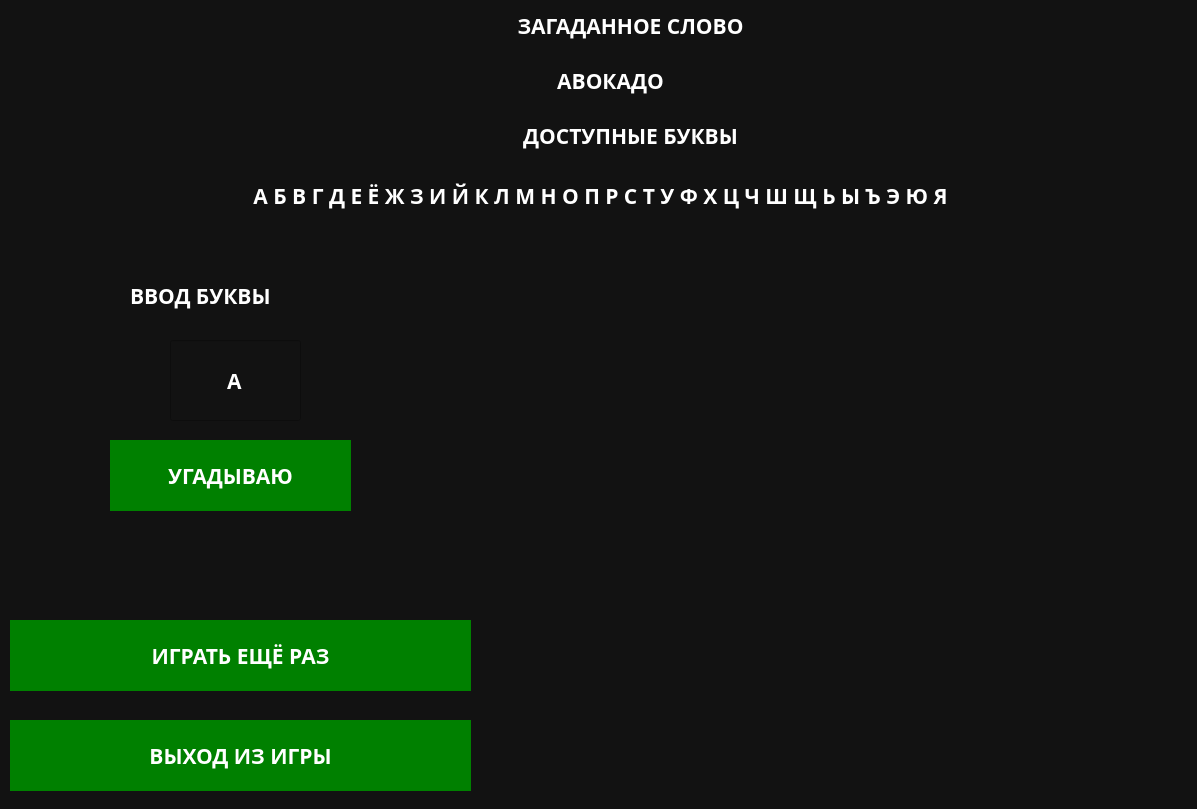
<?xml version="1.0" encoding="UTF-8"?>
<ui version="4.0">
 <class>MainWindow</class>
 <widget class="QMainWindow" name="MainWindow">
  <property name="geometry">
   <rect>
    <x>0</x>
    <y>0</y>
    <width>1197</width>
    <height>809</height>
   </rect>
  </property>
  <property name="font">
   <font>
    <family>Rubik</family>
    <pointsize>16</pointsize>
    <weight>75</weight>
    <bold>true</bold>
   </font>
  </property>
  <property name="windowTitle">
   <string>MainWindow</string>
  </property>
  <property name="styleSheet">
   <string notr="true">QWidget {
	color: white;
	background-color: #121212;
	font-family: Rubik;
	font-size: 16pt;
	font-weight: 600;
}
QPushButton {
	background-color: green;
	border: none;
}
QPushButton:hover {
	background-color: #7CFC00;
}

QPushButton:pressed {
	background-color: #228B22;
}

pushButton {
	background-color: white;
	border: none;
}</string>
  </property>
  <widget class="QWidget" name="centralwidget">
   <widget class="QLabel" name="label">
    <property name="geometry">
     <rect>
      <x>480</x>
      <y>10</y>
      <width>301</width>
      <height>31</height>
     </rect>
    </property>
    <property name="text">
     <string>ЗАГАДАННОЕ СЛОВО</string>
    </property>
    <property name="alignment">
     <set>Qt::AlignCenter</set>
    </property>
   </widget>
   <widget class="QLabel" name="word">
    <property name="geometry">
     <rect>
      <x>300</x>
      <y>60</y>
      <width>621</width>
      <height>41</height>
     </rect>
    </property>
    <property name="font">
     <font>
      <family>Rubik</family>
      <pointsize>16</pointsize>
      <weight>75</weight>
      <bold>true</bold>
     </font>
    </property>
    <property name="text">
     <string>АВОКАДО</string>
    </property>
    <property name="alignment">
     <set>Qt::AlignCenter</set>
    </property>
   </widget>
   <widget class="QLabel" name="label_2">
    <property name="geometry">
     <rect>
      <x>480</x>
      <y>120</y>
      <width>301</width>
      <height>31</height>
     </rect>
    </property>
    <property name="text">
     <string>ДОСТУПНЫЕ БУКВЫ</string>
    </property>
    <property name="alignment">
     <set>Qt::AlignCenter</set>
    </property>
   </widget>
   <widget class="QLabel" name="label_3">
    <property name="geometry">
     <rect>
      <x>10</x>
      <y>170</y>
      <width>1181</width>
      <height>51</height>
     </rect>
    </property>
    <property name="text">
     <string>А Б В Г Д Е Ё Ж З И Й К Л М Н О П Р С Т У Ф Х Ц Ч Ш Щ Ь Ы Ъ Э Ю Я</string>
    </property>
    <property name="textFormat">
     <enum>Qt::AutoText</enum>
    </property>
    <property name="alignment">
     <set>Qt::AlignCenter</set>
    </property>
   </widget>
   <widget class="QLineEdit" name="lineEdit">
    <property name="geometry">
     <rect>
      <x>170</x>
      <y>340</y>
      <width>131</width>
      <height>81</height>
     </rect>
    </property>
    <property name="text">
     <string>А</string>
    </property>
    <property name="maxLength">
     <number>1</number>
    </property>
    <property name="alignment">
     <set>Qt::AlignCenter</set>
    </property>
   </widget>
   <widget class="QLabel" name="label_4">
    <property name="geometry">
     <rect>
      <x>130</x>
      <y>270</y>
      <width>201</width>
      <height>51</height>
     </rect>
    </property>
    <property name="text">
     <string>ВВОД БУКВЫ</string>
    </property>
   </widget>
   <widget class="QPushButton" name="pushButton">
    <property name="geometry">
     <rect>
      <x>110</x>
      <y>440</y>
      <width>241</width>
      <height>71</height>
     </rect>
    </property>
    <property name="text">
     <string>УГАДЫВАЮ</string>
    </property>
   </widget>
   <widget class="QLabel" name="label_5">
    <property name="geometry">
     <rect>
      <x>550</x>
      <y>250</y>
      <width>601</width>
      <height>451</height>
     </rect>
    </property>
    <property name="text">
     <string/>
    </property>
    <property name="pixmap">
     <pixmap>../img/1.png</pixmap>
    </property>
    <property name="scaledContents">
     <bool>false</bool>
    </property>
    <property name="alignment">
     <set>Qt::AlignCenter</set>
    </property>
   </widget>
   <widget class="QPushButton" name="pushButton_2">
    <property name="geometry">
     <rect>
      <x>10</x>
      <y>620</y>
      <width>461</width>
      <height>71</height>
     </rect>
    </property>
    <property name="text">
     <string>ИГРАТЬ ЕЩЁ РАЗ</string>
    </property>
   </widget>
   <widget class="QPushButton" name="pushButton_3">
    <property name="geometry">
     <rect>
      <x>10</x>
      <y>720</y>
      <width>461</width>
      <height>71</height>
     </rect>
    </property>
    <property name="text">
     <string>ВЫХОД ИЗ ИГРЫ</string>
    </property>
   </widget>
  </widget>
 </widget>
 <resources/>
 <connections/>
</ui>
